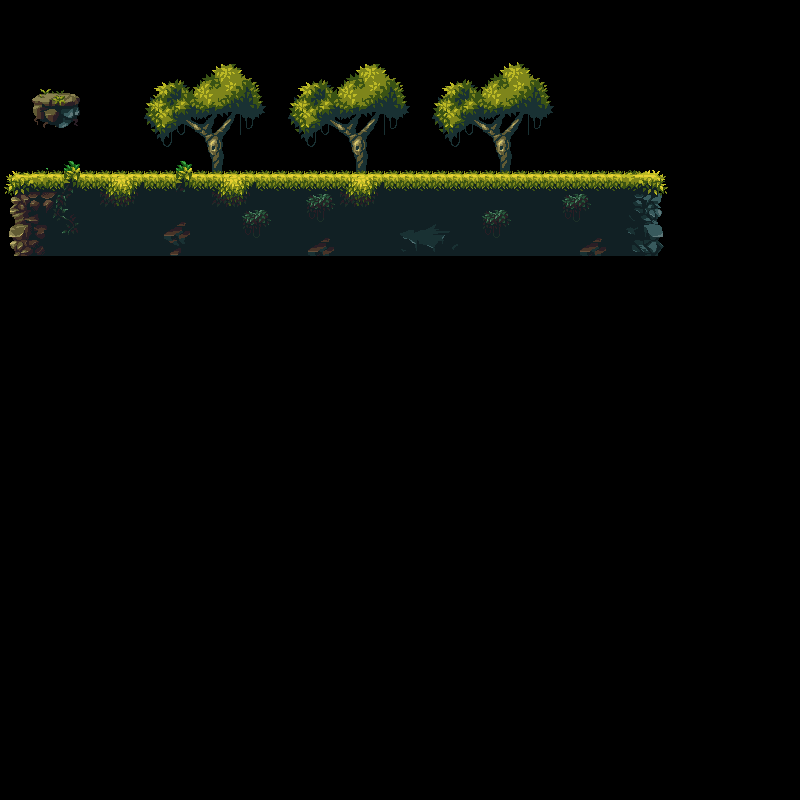

Rendered tile map (Tiled .tmx) drawn with the repository's tilesets; below, a short description and the map source with its tile grids summarised:
An orthogonal 50x50 tile map with 16x16 px tiles, 3 tile layers (background, platforms, foreground).

<map version="1.0" tiledversion="1.1.4" orientation="orthogonal" renderorder="right-down" width="50" height="50" tilewidth="16" tileheight="16" infinite="0" nextobjectid="1">
 <tileset firstgid="1" name="magic-cliffs" tilewidth="16" tileheight="16" tilecount="1160" columns="58">
  <image source="../tilesets/magic-cliffs.png" width="928" height="320" />
  <tile id="118">
   <properties>
    <property name="collides" type="bool" value="true" />
   </properties>
  </tile>
  <tile id="119">
   <properties>
    <property name="collides" type="bool" value="true" />
   </properties>
  </tile>
  <tile id="120">
   <properties>
    <property name="collides" type="bool" value="true" />
   </properties>
  </tile>
  <tile id="121">
   <properties>
    <property name="collides" type="bool" value="true" />
   </properties>
  </tile>
  <tile id="122">
   <properties>
    <property name="collides" type="bool" value="true" />
   </properties>
  </tile>
  <tile id="123">
   <properties>
    <property name="collides" type="bool" value="true" />
   </properties>
  </tile>
  <tile id="124">
   <properties>
    <property name="collides" type="bool" value="true" />
   </properties>
  </tile>
  <tile id="194">
   <properties>
    <property name="collides" type="bool" value="true" />
   </properties>
  </tile>
  <tile id="195">
   <properties>
    <property name="collides" type="bool" value="true" />
   </properties>
  </tile>
  <tile id="196">
   <properties>
    <property name="collides" type="bool" value="true" />
   </properties>
  </tile>
  <tile id="197">
   <properties>
    <property name="collides" type="bool" value="true" />
   </properties>
  </tile>
  <tile id="198">
   <properties>
    <property name="collides" type="bool" value="false" />
   </properties>
  </tile>
  <tile id="199">
   <properties>
    <property name="collides" type="bool" value="true" />
   </properties>
  </tile>
  <tile id="200">
   <properties>
    <property name="collides" type="bool" value="false" />
   </properties>
  </tile>
  <tile id="201">
   <properties>
    <property name="collides" type="bool" value="true" />
   </properties>
  </tile>
  <tile id="202">
   <properties>
    <property name="collides" type="bool" value="true" />
   </properties>
  </tile>
  <tile id="203">
   <properties>
    <property name="collides" type="bool" value="true" />
   </properties>
  </tile>
  <tile id="204">
   <properties>
    <property name="collides" type="bool" value="true" />
   </properties>
  </tile>
  <tile id="265">
   <properties>
    <property name="collides" type="bool" value="true" />
   </properties>
  </tile>
  <tile id="266">
   <properties>
    <property name="collides" type="bool" value="true" />
   </properties>
  </tile>
  <tile id="267">
   <properties>
    <property name="collides" type="bool" value="true" />
   </properties>
  </tile>
  <tile id="268">
   <properties>
    <property name="collides" type="bool" value="false" />
   </properties>
  </tile>
  <tile id="269">
   <properties>
    <property name="collides" type="bool" value="true" />
   </properties>
  </tile>
  <tile id="270">
   <properties>
    <property name="collides" type="bool" value="true" />
   </properties>
  </tile>
  <tile id="271">
   <properties>
    <property name="collides" type="bool" value="true" />
   </properties>
  </tile>
  <tile id="272">
   <properties>
    <property name="collides" type="bool" value="true" />
   </properties>
  </tile>
  <tile id="467">
   <properties>
    <property name="collides" type="bool" value="true" />
   </properties>
  </tile>
  <tile id="468">
   <properties>
    <property name="collides" type="bool" value="true" />
   </properties>
  </tile>
  <tile id="469">
   <properties>
    <property name="collides" type="bool" value="true" />
   </properties>
  </tile>
  <tile id="473">
   <properties>
    <property name="collides" type="bool" value="true" />
   </properties>
  </tile>
  <tile id="474">
   <properties>
    <property name="collides" type="bool" value="true" />
   </properties>
  </tile>
  <tile id="698">
   <properties>
    <property name="collides" type="bool" value="true" />
   </properties>
  </tile>
  <tile id="699">
   <properties>
    <property name="collides" type="bool" value="true" />
   </properties>
  </tile>
  <tile id="700">
   <properties>
    <property name="collides" type="bool" value="true" />
   </properties>
  </tile>
  <tile id="701">
   <properties>
    <property name="collides" type="bool" value="true" />
   </properties>
  </tile>
  <tile id="702">
   <properties>
    <property name="collides" type="bool" value="true" />
   </properties>
  </tile>
  <tile id="703">
   <properties>
    <property name="collides" type="bool" value="true" />
   </properties>
  </tile>
  <tile id="704">
   <properties>
    <property name="collides" type="bool" value="false" />
   </properties>
  </tile>
  <tile id="705">
   <properties>
    <property name="collides" type="bool" value="true" />
   </properties>
  </tile>
  <tile id="706">
   <properties>
    <property name="collides" type="bool" value="true" />
   </properties>
  </tile>
  <tile id="707">
   <properties>
    <property name="collides" type="bool" value="false" />
   </properties>
  </tile>
  <tile id="708">
   <properties>
    <property name="collides" type="bool" value="true" />
   </properties>
  </tile>
  <tile id="709">
   <properties>
    <property name="collides" type="bool" value="true" />
   </properties>
  </tile>
  <tile id="710">
   <properties>
    <property name="collides" type="bool" value="true" />
   </properties>
  </tile>
  <tile id="711">
   <properties>
    <property name="collides" type="bool" value="false" />
   </properties>
  </tile>
  <tile id="712">
   <properties>
    <property name="collides" type="bool" value="true" />
   </properties>
  </tile>
  <tile id="713">
   <properties>
    <property name="collides" type="bool" value="true" />
   </properties>
  </tile>
  <tile id="714">
   <properties>
    <property name="collides" type="bool" value="false" />
   </properties>
  </tile>
  <tile id="715">
   <properties>
    <property name="collides" type="bool" value="true" />
   </properties>
  </tile>
  <tile id="716">
   <properties>
    <property name="collides" type="bool" value="true" />
   </properties>
  </tile>
  <tile id="717">
   <properties>
    <property name="collides" type="bool" value="false" />
   </properties>
  </tile>
  <tile id="718">
   <properties>
    <property name="collides" type="bool" value="true" />
   </properties>
  </tile>
  <tile id="719">
   <properties>
    <property name="collides" type="bool" value="false" />
   </properties>
  </tile>
  <tile id="720">
   <properties>
    <property name="collides" type="bool" value="true" />
   </properties>
  </tile>
  <tile id="721">
   <properties>
    <property name="collides" type="bool" value="true" />
   </properties>
  </tile>
  <tile id="722">
   <properties>
    <property name="collides" type="bool" value="false" />
   </properties>
  </tile>
  <tile id="723">
   <properties>
    <property name="collides" type="bool" value="true" />
   </properties>
  </tile>
  <tile id="724">
   <properties>
    <property name="collides" type="bool" value="true" />
   </properties>
  </tile>
  <tile id="725">
   <properties>
    <property name="collides" type="bool" value="false" />
   </properties>
  </tile>
  <tile id="726">
   <properties>
    <property name="collides" type="bool" value="true" />
   </properties>
  </tile>
  <tile id="727">
   <properties>
    <property name="collides" type="bool" value="false" />
   </properties>
  </tile>
  <tile id="728">
   <properties>
    <property name="collides" type="bool" value="true" />
   </properties>
  </tile>
  <tile id="729">
   <properties>
    <property name="collides" type="bool" value="true" />
   </properties>
  </tile>
  <tile id="730">
   <properties>
    <property name="collides" type="bool" value="true" />
   </properties>
  </tile>
  <tile id="732">
   <properties>
    <property name="collides" type="bool" value="true" />
   </properties>
  </tile>
  <tile id="733">
   <properties>
    <property name="collides" type="bool" value="true" />
   </properties>
  </tile>
  <tile id="734">
   <properties>
    <property name="collides" type="bool" value="true" />
   </properties>
  </tile>
  <tile id="735">
   <properties>
    <property name="collides" type="bool" value="false" />
   </properties>
  </tile>
  <tile id="736">
   <properties>
    <property name="collides" type="bool" value="true" />
   </properties>
  </tile>
  <tile id="737">
   <properties>
    <property name="collides" type="bool" value="true" />
   </properties>
  </tile>
  <tile id="738">
   <properties>
    <property name="collides" type="bool" value="false" />
   </properties>
  </tile>
  <tile id="739">
   <properties>
    <property name="collides" type="bool" value="true" />
   </properties>
  </tile>
  <tile id="740">
   <properties>
    <property name="collides" type="bool" value="true" />
   </properties>
  </tile>
 </tileset>
 <layer name="background" width="50" height="50">
  <data>[2500 cells, 320 non-empty, 131 distinct tile ids]</data>
 </layer>
 <layer name="platforms" width="50" height="50">
  <data>[2500 cells, 45 non-empty, 15 distinct tile ids]</data>
 </layer>
 <layer name="foreground" width="50" height="50">
  <data>[2500 cells, 52 non-empty, 50 distinct tile ids]</data>
 </layer>
</map>
